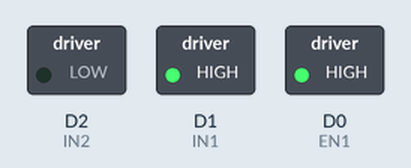
A sketch run on a simulated ESP8266 (NodeMCU). On the bench: switched loads named in the sketch (green lamp = pin HIGH).

Above: at 0.1 s.
Timing chart, 0 to 1.6 s (numbered marks = the images above):
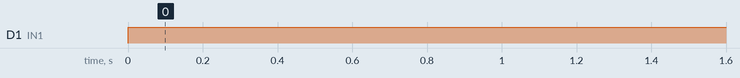

The sketch:

esp_motor_testing.ino
```cpp
int IN1=D1;
int IN2=D2;
int EN1=D0;
int duration=200;
void setup() {
  // put your setup code here, to run once:
pinMode(IN1,OUTPUT);
pinMode(IN2,OUTPUT);
pinMode(EN1,OUTPUT);

}

void loop() {
  // put your main code here, to run repeatedly:
analogWrite(EN1,255);
digitalWrite(IN1,HIGH);
digitalWrite(IN2,LOW);
delay(duration);
}
```

Measured:
- by itself, D1 (IN1): LOW → HIGH at 0.00 s
